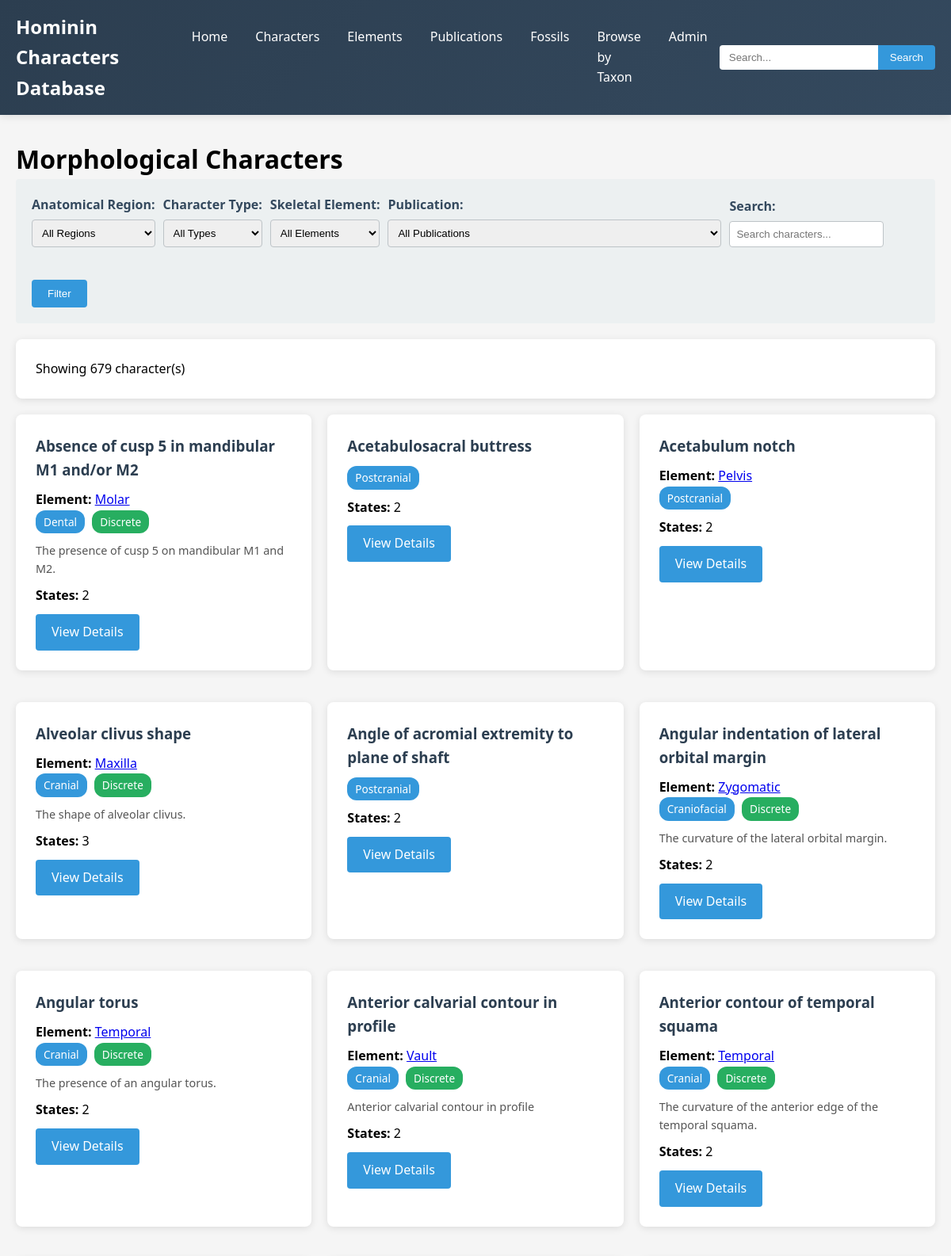
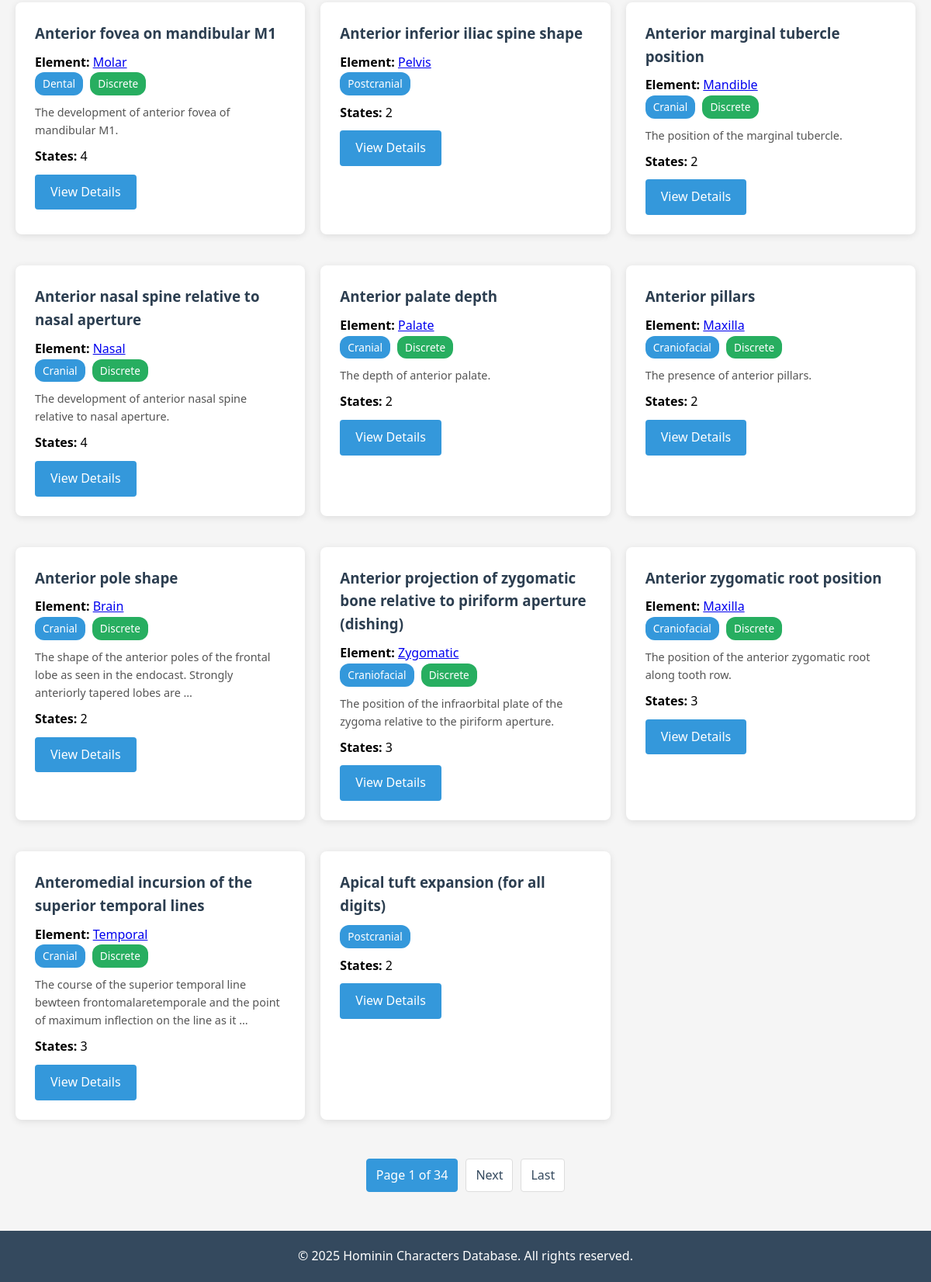
The app's page /characters/ with its own data (2 pictures, top to bottom).
### hcdb/models.py (models this page shows, shortened)
class Character(models.Model):
    character = models.CharField(max_length=100, null=False)
    skeletal_element = models.CharField(max_length=20, null=True, blank=True)
    anatomical_region = models.CharField(max_length=100, null=True, blank=True, choices=REGIONAL_CHOICES)
    character_type = models.CharField(max_length=100, null=False, blank=True, choices=CHARTYPE_CHOICES)
    multistate_type = models.CharField(max_length=100, null=False, blank=True, choices=ORDER_CHOICES)
    character_designation = models.CharField(max_length=50, null=True, blank=True, choices=CHARDESIGNATION_CHOICES)
    character_significance = models.CharField(max_length=50, null=True, blank=True, choices=CHARSIGNIFICANCE_CHOICES)
    uberon_ID = models.CharField(max_length=100, null=True, blank=True)
    state_code = models.TextField(null=True, blank=True)
    number_of_states = models.IntegerField(default=2, null=True, blank=True)
    taxa_found = models.CharField(max_length=200, null=True, blank=True, choices=TAXA_CHOICES)
    description = models.TextField(null=True, blank=True)
    notes = models.TextField(null=True, blank=True)
    skeletal_elements = models.ManyToManyField('SkeletalElement', related_name='characters', blank=True,
                                               help_text="Skeletal element(s) this character is scored on")
    publications = models.ManyToManyField('Publication', through='CharacterPublication',
                                          related_name='characters', blank=True,
                                          help_text="Publications that define, describe or use this character")

class SkeletalElement(models.Model):
    name = models.CharField(max_length=100, unique=True,
                            help_text="Element name (e.g., Temporal, Mandible, Femur)")
    anatomical_region = models.CharField(max_length=100, null=True, blank=True, choices=REGIONAL_CHOICES,
                                         help_text="Default region; leave blank if characters on this element span regions")
    uberon_ID = models.CharField(max_length=100, null=True, blank=True,
                                 help_text="UBERON ID for the element itself, not the character-level structure")
    description = models.TextField(null=True, blank=True)
    notes = models.TextField(null=True, blank=True)
    created_at = models.DateTimeField(auto_now_add=True)
    updated_at = models.DateTimeField(auto_now=True)
    class Meta:
        ordering = ['name']
        verbose_name = 'Skeletal Element'
        verbose_name_plural = 'Skeletal Elements'

### hcdb/views.py (the view, shortened to what this page needs)
# urls.py: path('characters/', views.CharacterListView.as_view(), name='character_list'),
class CharacterListView(generic.ListView):
    model = Character
    template_name = 'hcdb/character_list.html'
    context_object_name = 'characters'
    paginate_by = 20
    def get_queryset(self):
        queryset = Character.objects.all().prefetch_related('states', 'skeletal_elements')
        region = self.request.GET.get('region')
        if region:
            queryset = queryset.filter(anatomical_region=region)
        char_type = self.request.GET.get('type')
        if char_type:
            queryset = queryset.filter(character_type=char_type)
        search = self.request.GET.get('search')
        element = self.request.GET.get('element')
        if element and element.isdigit():
            queryset = queryset.filter(skeletal_elements__pk=element).distinct()
        publication = self.request.GET.get('publication')
        if publication and publication.isdigit():
            queryset = queryset.filter(character_publications__publication__pk=publication).distinct()
        return queryset.order_by('character')
    def get_context_data(self, **kwargs):
        context = super().get_context_data(**kwargs)
        context['regions'] = dict(Character._meta.get_field('anatomical_region').choices)
        context['char_types'] = dict(Character._meta.get_field('character_type').choices)
        context['current_region'] = self.request.GET.get('region', '')
        context['current_type'] = self.request.GET.get('type', '')
        context['search_query'] = self.request.GET.get('search', '')
        context['elements'] = SkeletalElement.objects.order_by('name')
        context['publications'] = Publication.objects.order_by('year', 'authors')
        context['current_element'] = self.request.GET.get('element', '')
        context['current_publication'] = self.request.GET.get('publication', '')
        params = self.request.GET.copy()
        params.pop('page', None)
        context['filter_query'] = params.urlencode()
        return context

### hcdb/models.py (called while the page is built)
    def __str__(self):
        return f"{self.authors} ({self.year})" if self.year else self.authors

### hcdb/templates/hcdb/character_list.html (shortened to what this page needs)
{% extends 'hcdb/base.html' %}
{% block content %}
<h1>Morphological Characters</h1>
<div class="filters">
    <form method="get">
        <div class="filter-group">
            <label for="region">Anatomical Region:</label>
            <select name="region" id="region">
                <option value="">All Regions</option>
            </select>
        </div>
        <div class="filter-group">
            <label for="type">Character Type:</label>
            <select name="type" id="type">
                <option value="">All Types</option>
            </select>
        </div>
        <div class="filter-group">
            <label for="element">Skeletal Element:</label>
            <select name="element" id="element">
                <option value="">All Elements</option>
            </select>
        </div>
        <div class="filter-group">
            <label for="publication">Publication:</label>
            <select name="publication" id="publication">
                <option value="">All Publications</option>
            </select>
        </div>
        <div class="filter-group">
            <label for="search">Search:</label>
            <input type="text" name="search" id="search" placeholder="Search characters..." value="{{ search_query }}">
        </div>
        <div class="filter-group">
            <label>&nbsp;</label>
            <button type="submit" class="btn">Filter</button>
        </div>
    </form>
</div>
<div class="card">
    <p>Showing {{ page_obj.paginator.count }} character(s)</p>
</div>
<div class="grid">
    {% for character in characters %}
    <div class="card">
        <h3 style="color: #2c3e50; margin-bottom: 10px;">
            <a href="{% url 'hcdb:character_detail' character.pk %}" style="color: #2c3e50; text-decoration: none;">
                {{ character.character }}
            </a>
        </h3>
        {% if character.skeletal_elements.all %}
        <p><strong>Element:</strong>
            {% for el in character.skeletal_elements.all %}<a href="{% url 'hcdb:element_detail' el.pk %}">{{ el.name }}</a>{% if not forloop.last %}, {% endif %}{% endfor %}
        </p>
        {% elif character.skeletal_element %}
        <p><strong>Element:</strong> {{ character.skeletal_element }}</p>
        {% endif %}
        {% if character.get_anatomical_region_display %}
        <span class="badge">{{ character.get_anatomical_region_display }}</span>
        {% endif %}
        {% if character.get_character_type_display %}
        <span class="badge badge-success">{{ character.get_character_type_display }}</span>
        {% endif %}
        {% if character.description %}
        <p style="margin-top: 10px; color: #555; font-size: 0.9em;">
            {{ character.description|truncatewords:20 }}
        </p>
        {% endif %}
        <p style="margin-top: 10px;">
            <strong>States:</strong> {{ character.states.count }}
        </p>
        <a href="{% url 'hcdb:character_detail' character.pk %}" class="btn" style="margin-top: 10px;">View Details</a>
    </div>
    {% empty %}
    <div class="card" style="grid-column: 1/-1; text-align: center; color: #999;">
        <p>No characters found matching your criteria.</p>
    </div>
    {% endfor %}
</div>
{% if is_paginated %}
<div class="pagination">
    <span class="current">Page {{ page_obj.number }} of {{ page_obj.paginator.num_pages }}</span>
    {% if page_obj.has_next %}
        <a href="?page={{ page_obj.next_page_number }}{% if filter_query %}&{{ filter_query }}{% endif %}">Next</a>
        <a href="?page={{ page_obj.paginator.num_pages }}{% if filter_query %}&{{ filter_query }}{% endif %}">Last</a>
    {% endif %}
</div>
{% endif %}
{% endblock %}

### hcdb/templates/hcdb/base.html (style rules this page uses)
* { margin: 0; padding: 0; box-sizing: border-box; }
body { font-family: 'Segoe UI', Tahoma, Geneva, Verdana, sans-serif; background-color: #f5f5f5; line-height: 1.6; }
.card { background: white; padding: 25px; border-radius: 8px; box-shadow: 0 2px 10px rgba(0,0,0,0.1); margin-bottom: 20px; }
.btn { display: inline-block; padding: 10px 20px; background: #3498db; color: white; text-decoration: none; border-radius: 4px; transition: background 0.3s; border: none; cursor: pointer; }
.grid { display: grid; grid-template-columns: repeat(auto-fill, minmax(300px, 1fr)); gap: 20px; margin-top: 20px; }
.filters { background: #ecf0f1; padding: 20px; border-radius: 4px; margin-bottom: 20px; }
.filters form { display: flex; gap: 10px; flex-wrap: wrap; align-items: flex-end; }
.filter-group { display: flex; flex-direction: column; }
.filter-group label { margin-bottom: 5px; font-weight: bold; color: #34495e; }
.filter-group select, .filter-group input { padding: 8px; border: 1px solid #bdc3c7; border-radius: 4px; }
.badge { display: inline-block; padding: 4px 10px; background: #3498db; color: white; border-radius: 12px; font-size: 0.85em; margin-right: 5px; }
.badge-success { background: #27ae60; }
.pagination { display: flex; justify-content: center; gap: 10px; margin-top: 30px; }
.pagination a, .pagination span { padding: 8px 12px; background: white; border: 1px solid #ddd; border-radius: 4px; text-decoration: none; color: #34495e; }
.pagination .current { background: #3498db; color: white; border-color: #3498db; }

### records on screen
Character: character "Absence of cusp 5 in mandibular M1 and/or M2", anatomical_region "Dental", character_type "Discrete", description "The presence of cusp 5 on mandibular M1 and M2.", states.count "2"
SkeletalElement: name "Molar"
Character: character "Acetabulosacral buttress", anatomical_region "Postcranial", states.count "2"
Character: character "Acetabulum notch", anatomical_region "Postcranial", states.count "2"
SkeletalElement: name "Pelvis"
Character: character "Alveolar clivus shape", anatomical_region "Cranial", character_type "Discrete", description "The shape of alveolar clivus.", states.count "3"
SkeletalElement: name "Maxilla"
Character: character "Angle of acromial extremity to plane of shaft", anatomical_region "Postcranial", states.count "2"
Character: character "Angular indentation of lateral orbital margin", anatomical_region "Craniofacial", character_type "Discrete", description "The curvature of the lateral orbital margin.", states.count "2"
SkeletalElement: name "Zygomatic"
Character: character "Angular torus", anatomical_region "Cranial", character_type "Discrete", description "The presence of an angular torus.", states.count "2"
SkeletalElement: name "Temporal"
Character: character "Anterior calvarial contour in profile", anatomical_region "Cranial", character_type "Discrete", description "Anterior calvarial contour in profile", states.count "2"
SkeletalElement: name "Vault"
Character: character "Anterior contour of temporal squama", anatomical_region "Cranial", character_type "Discrete", description "The curvature of the anterior edge of the temporal squama.", states.count "2"
Character: character "Anterior fovea on mandibular M1", anatomical_region "Dental", character_type "Discrete", description "The development of anterior fovea of mandibular M1.", states.count "4"
Character: character "Anterior inferior iliac spine shape", anatomical_region "Postcranial", states.count "2"
Character: character "Anterior marginal tubercle position", anatomical_region "Cranial", character_type "Discrete", description "The position of the marginal tubercle.", states.count "2"
SkeletalElement: name "Mandible"
Character: character "Anterior nasal spine relative to nasal aperture", anatomical_region "Cranial", character_type "Discrete", description "The development of anterior nasal spine relative to nasal aperture.", states.count "4"
SkeletalElement: name "Nasal"
Character: character "Anterior palate depth", anatomical_region "Cranial", character_type "Discrete", description "The depth of anterior palate.", states.count "2"
SkeletalElement: name "Palate"
Character: character "Anterior pillars", anatomical_region "Craniofacial", character_type "Discrete", description "The presence of anterior pillars.", states.count "2"
Character: character "Anterior pole shape", anatomical_region "Cranial", character_type "Discrete", description "The shape of the anterior poles of the frontal lobe as seen in the endocast. Strongly anteriorly tapered lobes are …", states.count "2"
SkeletalElement: name "Brain"
Character: character "Anterior projection of zygomatic bone relative to piriform aperture (dishing)", anatomical_region "Craniofacial", character_type "Discrete", description "The position of the infraorbital plate of the zygoma relative to the piriform aperture.", states.count "3"
Character: character "Anterior zygomatic root position", anatomical_region "Craniofacial", character_type "Discrete", description "The position of the anterior zygomatic root along tooth row.", states.count "3"
Character: character "Anteromedial incursion of the superior temporal lines", anatomical_region "Cranial", character_type "Discrete", description "The course of the superior temporal line bewteen frontomalaretemporale and the point of maximum inflection on the line as it …", states.count "3"
Character: character "Apical tuft expansion (for all digits)", anatomical_region "Postcranial", states.count "2"

### other values on screen
{{ page_obj.paginator.count }} "679"
{{ page_obj.number }} "1"
{{ page_obj.paginator.num_pages }} "34"
